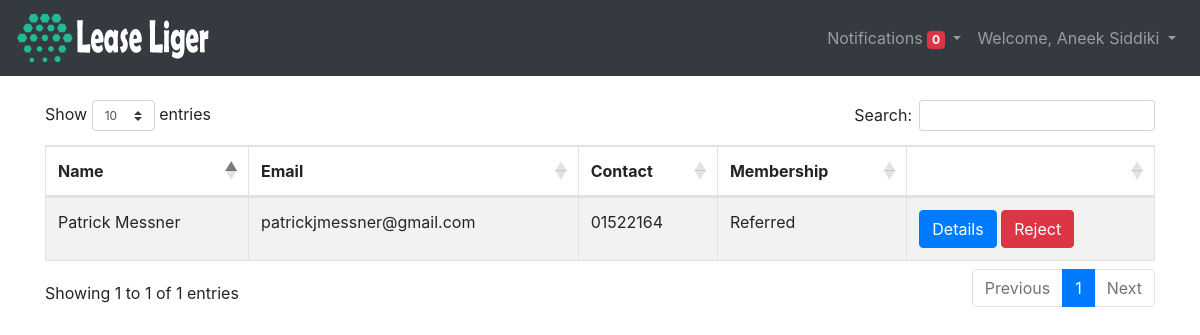
Screenshot of /administration/allcustomer (signed in) with the database file from the repository.
### rentadmin/models.py (models this page shows, shortened)
class Customer(models.Model):
    customerid = models.AutoField(primary_key=True)
    first_name = models.CharField(max_length=200)
    last_name = models.CharField(max_length=200)
    email = models.EmailField(null=True,unique=True)
    state = models.CharField(max_length=200, null=True)
    zip = models.CharField(max_length=200, null=True)
    city = models.CharField(max_length=200, null=True)
    phone = models.CharField(max_length=200, null=True)
    notify_mail = models.EmailField(null=True)
    skype = models.CharField(max_length=200, null=True, default="N/A")
    whatsapp = models.CharField(max_length=200, null=True, default="N/A")
    membership = models.CharField(max_length=200, null=True)
    status = models.CharField(max_length=200,default="Pending")
    confirmation_code = models.CharField(max_length=200,null=True)
    avatar = models.ImageField(upload_to="customers",null=True, default="no-one.jpg")
    reference = models.ForeignKey(Renter, on_delete=models.SET_NULL, null=True)
    points = models.DecimalField(decimal_places=2,max_digits=7,default=0)
    date_created = models.DateTimeField(auto_now_add=True)

### rentadmin/decorators.py (the view)
        def wrapper_func(request,*args,**kwargs):
            group = None
            if request.user.groups.exists():
                group = request.user.groups.all()[0].name
            if group in allowed_roles:
                return view_func(request,*args,**kwargs)
            else:
                messages.info(request, 'Unauthorized Access')
                return redirect('userlogout')

### rentadmin/views.py (called while the page is built)
@login_required(login_url='userlogin')
@allowed_users(allowed_roles=['admin'])
def customerlist(request):
    customers = Customer.objects.all()
    return render(request,"rentadmin/customers.html",{'customer':customers})

### rentadmin/templates/rentadmin/customers.html
{% extends 'rentadmin/layout.html' %}
{% block content %}
<div class="container mt-4">
    <table id="example" class="table table-striped table-bordered" style="width:100%">
        <thead>
            <tr>
                <th>Name</th>
                <th>Email</th>
                <th>Contact</th>
                <th>Membership</th>
                <th></th>
            </tr>
        </thead>
        <tbody>
            {% for item in customer %}
            <tr>
                <td>{{ item.first_name }} {{ item.last_name }}</td>
                <td>{{ item.email }}</td>
                <td>{{ item.phone }}</td>
                <td>{{ item.membership }}</td>
                <td>
                    <a href="{% url 'customerdetails' item.customerid %}" class="btn btn-primary">Details</a>
                    <button class="btn btn-danger">Reject</button>
                </td>
            </tr>
            {% endfor %}
        </tbody>
    </table>
</div>
{% endblock %}

### rentadmin/templates/rentadmin/navbar.html (shortened to what this page needs)
{% load static %}
<nav class="navbar navbar-expand-lg navbar-dark bg-dark">
  {% if request.user.groups.all.0.name == 'admin' %}
  <a class="navbar-brand" href="{% url 'adminhome' %}"><img src="{% static 'images/logo.png' %}"></a>
  {% endif %}
  <div class="collapse navbar-collapse" id="navbarSupportedContent">
    <ul class="navbar-nav ml-auto">
      <li class="nav-item dropdown">
        <a class="nav-link dropdown-toggle" href="#" id="notifyDropdown" role="button" data-toggle="dropdown" aria-haspopup="true" aria-expanded="false">
          Notifications <span class="badge badge-danger">{{ notify|length }}</span>
        </a>
      </li>
      <li class="nav-item dropdown">
        <a class="nav-link dropdown-toggle" href="#" id="navbarDropdown" role="button" data-toggle="dropdown" aria-haspopup="true" aria-expanded="false">
          Welcome, {{ request.user.first_name }} {{ request.user.last_name }}
        </a>
      </li>
    </ul>
  </div>
</nav>

### rows the page displays
Customer: first_name "Patrick", last_name "Messner", email "patrickjmessner@gmail.com", phone "01522164", membership "Referred"

### other values shown
{{ notify|length }} "0"
{{ request.user.first_name }} "Aneek"
{{ request.user.last_name }} "Siddiki"
